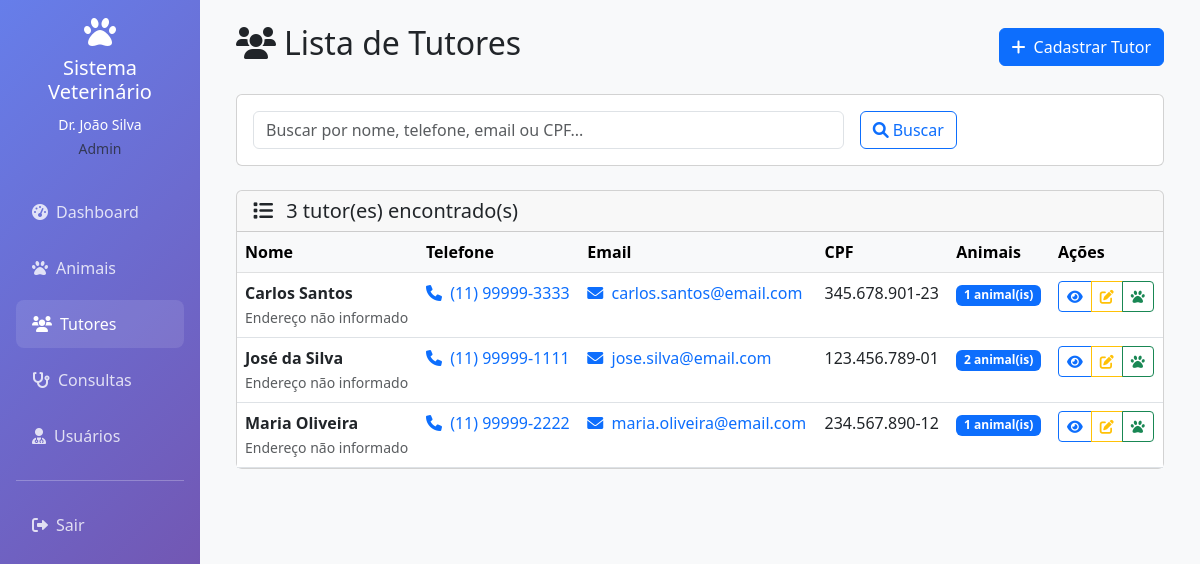
Screenshot of /views/tutors/list.php (signed in) with the database file from the repository.
### tables this page shows
CREATE TABLE tutores (
    id_tutor INT PRIMARY KEY AUTO_INCREMENT,
    nome_tutor VARCHAR(255) NOT NULL,
    telefone_tutor VARCHAR(20),
    email_tutor VARCHAR(255),
    cpf_tutor VARCHAR(14) UNIQUE NOT NULL,
    endereco_tutor TEXT,
    id_clinica INT NOT NULL,
    created_at TIMESTAMP DEFAULT CURRENT_TIMESTAMP,
    updated_at TIMESTAMP DEFAULT CURRENT_TIMESTAMP ON UPDATE CURRENT_TIMESTAMP,
    FOREIGN KEY (id_clinica) REFERENCES clinicas(id_clinica) ON DELETE CASCADE,
    INDEX idx_cpf_tutor (cpf_tutor),
    INDEX idx_nome_tutor (nome_tutor)
);

### views/tutors/list.php (the view, shortened to what this page needs)
<?php
$current_user = [
    'id' => $_SESSION['user_id'],
    'name' => $_SESSION['user_name'],
    'email' => $_SESSION['user_email'],
    'type' => $_SESSION['user_type'],
    'clinic_id' => $_SESSION['clinic_id'] ?? null,
    'clinic_name' => $_SESSION['clinic_name'] ?? null
];
$tutores = [];
$search = isset($_GET['search']) ? trim($_GET['search']) : '';
try {
    $pdo = new PDO("mysql:host=" . DB_HOST . ";dbname=" . DB_NAME . ";charset=utf8mb4", DB_USER, DB_PASS);
    $pdo->setAttribute(PDO::ATTR_ERRMODE, PDO::ERRMODE_EXCEPTION);
    $sql = "SELECT t.*,
            (SELECT COUNT(*) FROM animais a WHERE a.id_tutor = t.id_tutor AND a.ativo = 1) as total_animais
            FROM tutores t
            WHERE 1=1";
    $params = [];
    if ($current_user['type'] !== 'superadmin') {
        $sql .= " AND t.id_clinica = ?";
        $params[] = $current_user['clinic_id'];
    }
    $sql .= " ORDER BY t.nome_tutor ASC";
    $stmt = $pdo->prepare($sql);
    $stmt->execute($params);
    $tutores = $stmt->fetchAll();
} catch(PDOException $e) {
    $error_message = "Erro ao buscar tutores: " . $e->getMessage();
}
?>
<!DOCTYPE html>
<html lang="pt-BR">
<head>
    <link href="https://cdn.jsdelivr.net/npm/bootstrap@5.3.0/dist/css/bootstrap.min.css" rel="stylesheet">
    <link href="https://cdnjs.cloudflare.com/ajax/libs/font-awesome/6.0.0/css/all.min.css" rel="stylesheet">
</head>
<body>
    <div class="container-fluid">
        <div class="row">
            <div class="col-md-3 col-lg-2 px-0">
                <div class="sidebar p-3">
                    <div class="text-center mb-4">
                        <i class="fas fa-paw fa-2x mb-2"></i>
                        <h5><?php echo SITE_NAME; ?></h5>
                        <small><?php echo htmlspecialchars($current_user['name']); ?></small><br>
                        <small class="text-muted"><?php echo ucfirst($current_user['type']); ?></small>
                    </div>
                    <nav class="nav flex-column">
                        <a class="nav-link" href="../dashboard.php">
                            <i class="fas fa-tachometer-alt me-2"></i>Dashboard
                        </a>
                        <a class="nav-link" href="../animals/list.php">
                            <i class="fas fa-paw me-2"></i>Animais
                        </a>
                        <a class="nav-link active" href="list.php">
                            <i class="fas fa-users me-2"></i>Tutores
                        </a>
                        <a class="nav-link" href="../consultations/list.php">
                            <i class="fas fa-stethoscope me-2"></i>Consultas
                        </a>
                        <?php if ($current_user['type'] === 'admin' || $current_user['type'] === 'superadmin'): ?>
                        <a class="nav-link" href="../admin/users.php">
                            <i class="fas fa-user-md me-2"></i>Usuários
                        </a>
                        <?php endif; ?>
                        <hr class="my-3">
                        <a class="nav-link" href="../../logout.php">
                            <i class="fas fa-sign-out-alt me-2"></i>Sair
                        </a>
                    </nav>
                </div>
            </div>
            <div class="col-md-9 col-lg-10">
                <div class="p-4">
                    <div class="d-flex justify-content-between align-items-center mb-4">
                        <h2><i class="fas fa-users me-2"></i>Lista de Tutores</h2>
                        <a href="add.php" class="btn btn-primary">
                            <i class="fas fa-plus me-2"></i>Cadastrar Tutor
                        </a>
                    </div>
                    <div class="card mb-4">
                        <div class="card-body">
                            <form method="GET" class="row g-3">
                                <div class="col-md-8">
                                    <input type="text" class="form-control" name="search"
                                           placeholder="Buscar por nome, telefone, email ou CPF..."
                                           value="<?php echo htmlspecialchars($search); ?>">
                                </div>
                                <div class="col-md-4">
                                    <button type="submit" class="btn btn-outline-primary me-2">
                                        <i class="fas fa-search me-1"></i>Buscar
                                    </button>
                                </div>
                            </form>
                        </div>
                    </div>
                    <div class="card">
                        <div class="card-header">
                            <h5 class="card-title mb-0">
                                <i class="fas fa-list me-2"></i>
                                <?php echo count($tutores); ?> tutor(es) encontrado(s)
                            </h5>
                        </div>
                        <div class="card-body p-0">
                            <?php if (empty($tutores)): ?>
                                <div class="text-center p-5">
                                    <i class="fas fa-users fa-3x text-muted mb-3"></i>
                                    <h5 class="text-muted">Nenhum tutor encontrado</h5>
                                    <p class="text-muted">
                                        <?php if (!empty($search)): ?>
                                            Tente uma busca diferente ou
                                        <?php endif; ?>
                                        <a href="add.php">cadastre o primeiro tutor</a>
                                    </p>
                                </div>
                            <?php else: ?>
                                <div class="table-responsive">
                                    <table class="table table-hover mb-0">
                                        <thead class="table-light">
                                            <tr>
                                                <th>Nome</th>
                                                <th>Telefone</th>
                                                <th>Email</th>
                                                <th>CPF</th>
                                                <th>Animais</th>
                                                <th>Ações</th>
                                            </tr>
                                        </thead>
                                        <tbody>
                                            <?php foreach ($tutores as $tutor): ?>
                                            <tr>
                                                <td>
                                                    <strong><?php echo htmlspecialchars($tutor['nome_tutor']); ?></strong><br>
                                                    <small class="text-muted">
                                                        <?php echo htmlspecialchars($tutor['endereco'] ?? 'Endereço não informado'); ?>
                                                    </small>
                                                </td>
                                                <td>
                                                    <?php if (!empty($tutor['telefone_tutor'])): ?>
                                                        <a href="tel:<?php echo htmlspecialchars($tutor['telefone_tutor']); ?>" class="text-decoration-none">
                                                            <i class="fas fa-phone me-1"></i>
                                                            <?php echo htmlspecialchars($tutor['telefone_tutor']); ?>
                                                        </a>
                                                    <?php else: ?>
                                                        <span class="text-muted">N/A</span>
                                                    <?php endif; ?>
                                                </td>
                                                <td>
                                                    <?php if (!empty($tutor['email_tutor'])): ?>
                                                        <a href="mailto:<?php echo htmlspecialchars($tutor['email_tutor']); ?>" class="text-decoration-none">
                                                            <i class="fas fa-envelope me-1"></i>
                                                            <?php echo htmlspecialchars($tutor['email_tutor']); ?>
                                                        </a>
                                                    <?php else: ?>
                                                        <span class="text-muted">N/A</span>
                                                    <?php endif; ?>
                                                </td>
                                                <td><?php echo htmlspecialchars($tutor['cpf_tutor'] ?? 'N/A'); ?></td>
                                                <td>
                                                    <span class="badge bg-primary">
                                                        <?php echo $tutor['total_animais']; ?> animal(is)
                                                    </span>
                                                </td>
                                                <td>
                                                    <div class="btn-group btn-group-sm">
                                                        <a href="view.php?id=<?php echo $tutor['id_tutor']; ?>"
                                                           class="btn btn-outline-primary" title="Ver detalhes">
                                                            <i class="fas fa-eye"></i>
                                                        </a>
                                                        <a href="edit.php?id=<?php echo $tutor['id_tutor']; ?>"
                                                           class="btn btn-outline-warning" title="Editar">
                                                            <i class="fas fa-edit"></i>
                                                        </a>
                                                        <a href="../animals/add.php?tutor_id=<?php echo $tutor['id_tutor']; ?>"
                                                           class="btn btn-outline-success" title="Cadastrar animal">
                                                            <i class="fas fa-paw"></i>
                                                        </a>
                                                    </div>
                                                </td>
                                            </tr>
                                            <?php endforeach; ?>
                                        </tbody>
                                    </table>
                                </div>
                            <?php endif; ?>
                        </div>
                    </div>
                </div>
            </div>
        </div>
    </div>
</body>
</html>

### views/tutors/list.php (style rules this page uses)
body { background-color: #f8f9fa; }
.sidebar { background: linear-gradient(135deg, #667eea 0%, #764ba2 100%); min-height: 100vh; color: white; }
.sidebar .nav-link { color: rgba(255, 255, 255, 0.8); padding: 0.75rem 1rem; border-radius: 0.5rem; margin: 0.25rem 0; }
.sidebar .nav-link:hover, .sidebar .nav-link.active { color: white; background-color: rgba(255, 255, 255, 0.1); }

### rows the page displays
tutores: nome_tutor "Carlos Santos", endereco "Endereço não informado", telefone_tutor "(11) 99999-3333", email_tutor "carlos.santos@email.com", cpf_tutor "345.678.901-23", total_animais "1"
tutores: nome_tutor "José da Silva", endereco "Endereço não informado", telefone_tutor "(11) 99999-1111", email_tutor "jose.silva@email.com", cpf_tutor "123.456.789-01", total_animais "2"
tutores: nome_tutor "Maria Oliveira", endereco "Endereço não informado", telefone_tutor "(11) 99999-2222", email_tutor "maria.oliveira@email.com", cpf_tutor "234.567.890-12", total_animais "1"

### other values shown
SITE_NAME "Sistema Veterinário"
$current_user['name'] "Dr. João Silva"
$current_user['type'] "Admin"
count($tutores) "3"
